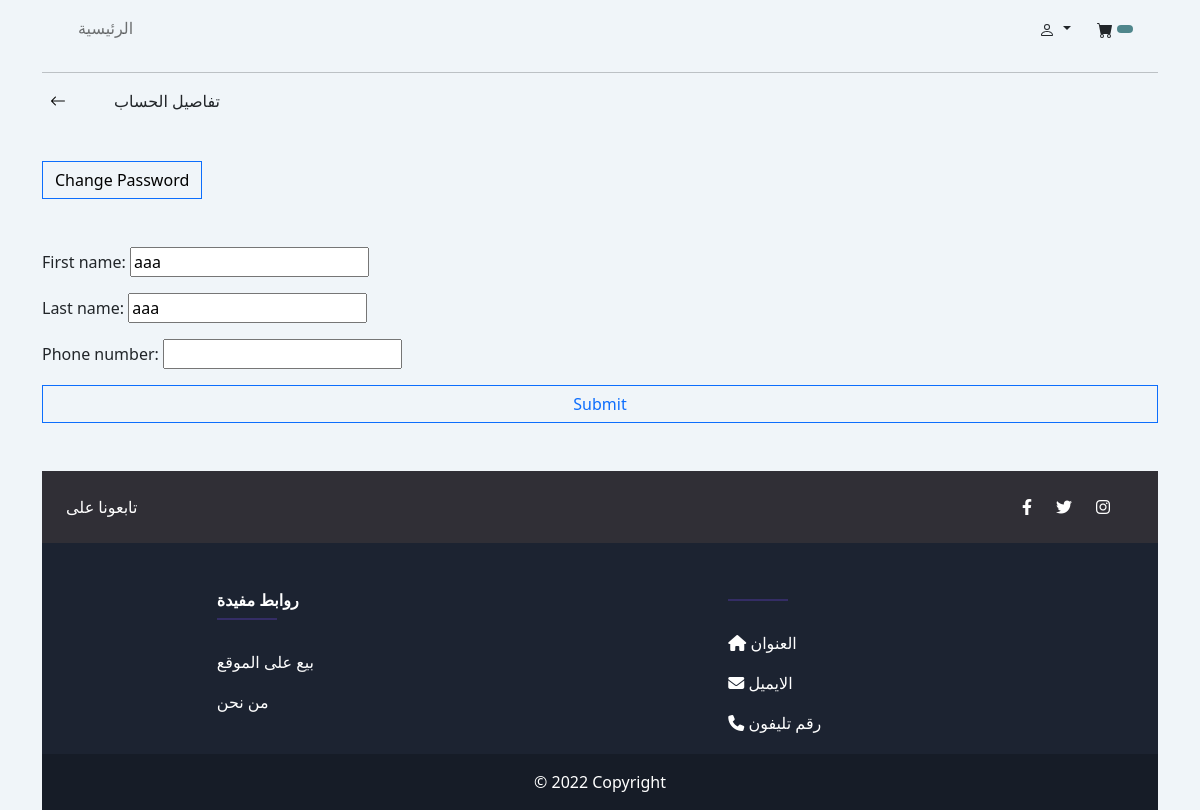
Before: /accounts/profile/details/ (signed in) with the older database file.
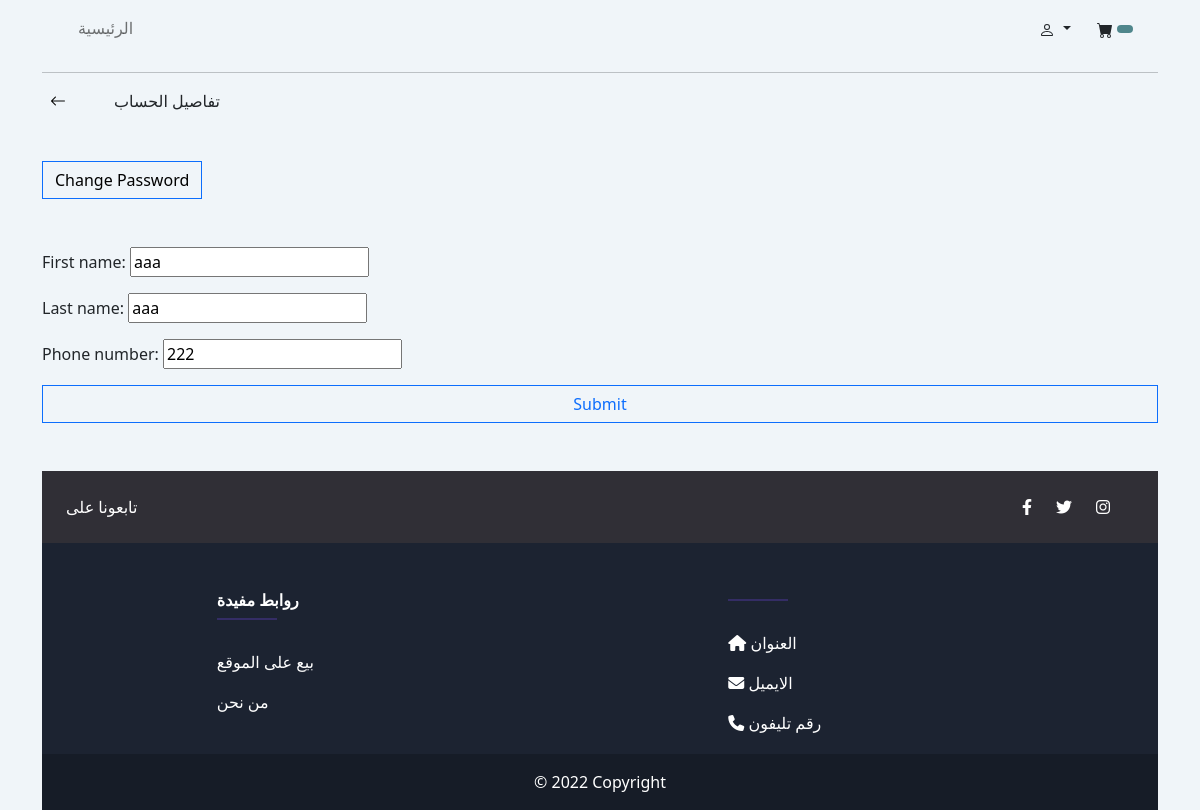
After: the same page with the newer database file.
### accounts/models.py (models this page shows)
class CustomUser(AbstractUser):
    username=None
    email=models.EmailField(unique=True,null=True,default=None,max_length=50)
    phone_number=models.CharField(unique=True,null=True,blank=True,max_length=20)
    is_customer=models.BooleanField(default=False)
    is_vendor=models.BooleanField(default=False)
    USERNAME_FIELD= 'email'
    REQUIRED_FIELDS = []
    objects = CustomUserManager()

### accounts/decorators.py (the view)
        def wrapper(request,*args, **kwargs):
            if request.user.is_customer and roles[0]=='Customer':
                return view_func(request,*args, **kwargs)
            elif request.user.is_vendor and roles[0]=='Vendor':
                return view_func(request,*args, **kwargs)
            else:
                return redirect('home')

### accounts/forms.py
class CustomerProfileForm(ModelForm):
    class Meta:
        model = Customer
        fields = '__all__'
        exclude = ['customuser']

class CustomUserProfileForm(ModelForm):
    class Meta:
        model = CustomUser
        fields = ['phone_number']

### accounts/views.py (called while the page is built, shortened)
@login_required(login_url='login')
@allowed_user(roles=['Customer'])
def customerProfileDetailsView(request):
    customer = request.user.customer
    phone_form=CustomUserProfileForm(instance=request.user)
    form = CustomerProfileForm(instance=customer)
    context={'form':form,'phone_form':phone_form}
    return render(request,'accounts/customer_profile_details.html',context)

### accounts/templates/accounts/customer_profile_details.html (shortened to what this page needs)
{% extends 'store/base.html' %}
{% load static %}
{% block content %}
<div class="d-flex justify-content-start mb-5">
    <a href="{% url 'customer-profile' %}">
        <i class="bi bi-arrow-left ps-2"></i>
    </a>
    <div class="ps-5">تفاصيل الحساب</div>
</div>
<div class="mb-5 btn btn-outline-primary">
    <a  href="{% url 'password_change' %}">Change Password</a>
</div>
<form action="" method="post" enctype="multipart/form-data">
    {{form.as_p}}
    {{phone_form.as_p}}
    <input type="submit" name="Edit" class="width-100pc btn btn-outline-primary">
</form>
{% endblock content %}

Changed rows visible on the page:
now on this page (row edited): CustomUser: phone_number "222"
